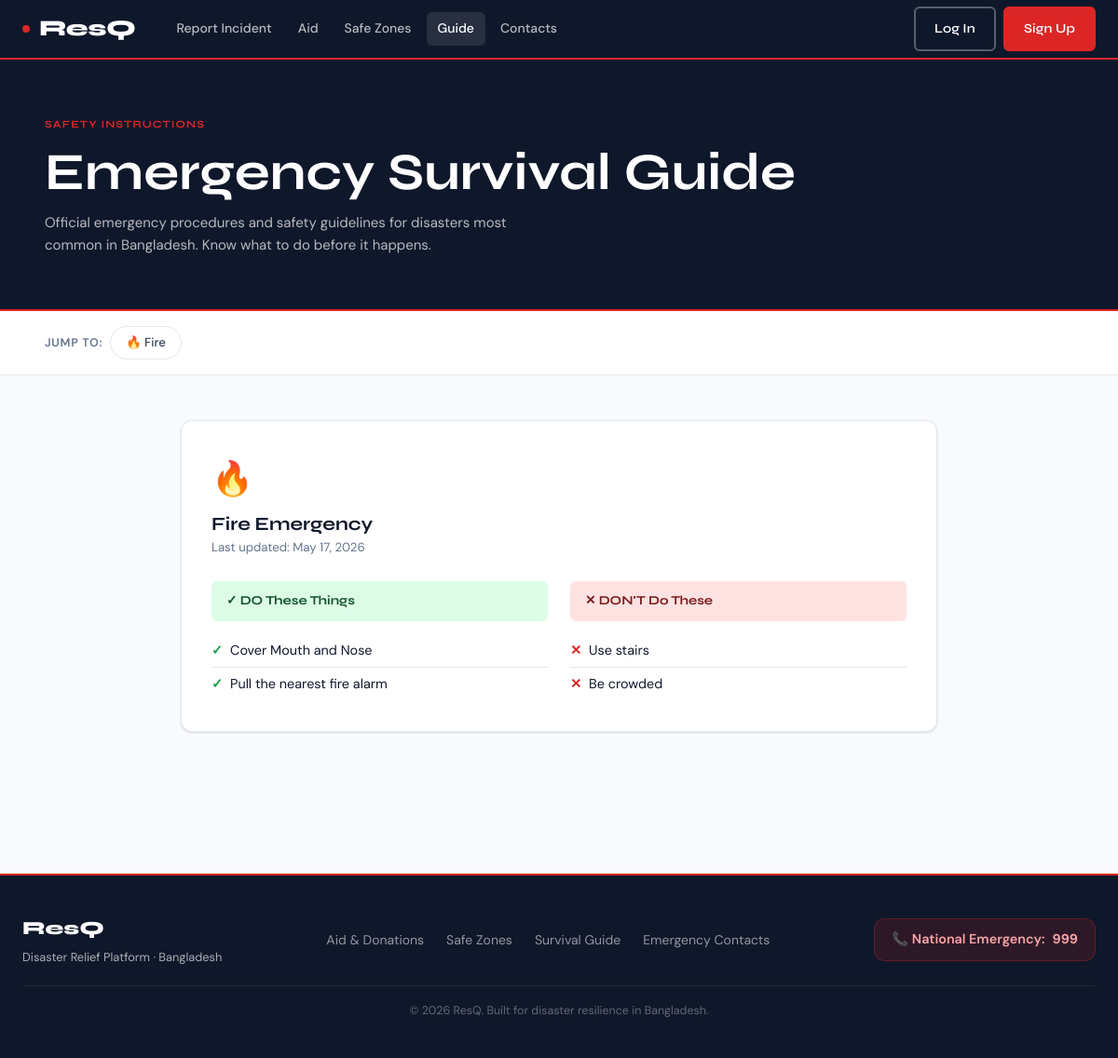
The page /guide/ on the database its author committed.
### guide/models.py (models this page shows, shortened)
class GuideSection(models.Model):
    EMERGENCY_TYPES = [
        ('fire', 'Fire'),
        ('flood', 'Flood'),
        ('earthquake', 'Earthquake'),
        ('medical', 'Medical'),
        ('structural', 'Structural Collapse'),
        ('other', 'Other'),
    ]
    emergency_type = models.CharField(
        max_length=20, choices=EMERGENCY_TYPES, unique=True
    )
    title = models.CharField(max_length=150)
    dos = models.TextField(help_text="One do per line")
    donts = models.TextField(help_text="One don't per line")
    extra_info = models.TextField(blank=True)
    last_updated_by = models.ForeignKey(
        User, null=True, blank=True,
        on_delete=models.SET_NULL,
        limit_choices_to={'role': 'authority'}
    )
    updated_at = models.DateTimeField(auto_now=True)
    def dos_list(self):
        return [line.strip() for line in self.dos.splitlines() if line.strip()]
    def donts_list(self):
        return [line.strip() for line in self.donts.splitlines() if line.strip()]

### guide/views.py (the view)
# urls.py: path('', views.guide_page, name='guide_page'),
def guide_page(request):
    sections = GuideSection.objects.all().order_by('emergency_type')
    return render(request, 'guide/guide.html', {'sections': sections})

### templates/guide/guide.html (shortened to what this page needs)
{% extends "base.html" %}
{% block content %}
<section style="background:var(--navy);padding:56px 24px;border-bottom:2px solid var(--red);">
  <div class="container">
    <div style="display:flex;align-items:center;justify-content:space-between;flex-wrap:wrap;gap:20px;">
      <div>
        <span class="section-label">Safety Instructions</span>
        <h1 style="color:white;margin-bottom:8px;">Emergency Survival Guide</h1>
        <p style="color:rgba(255,255,255,.7);max-width:500px;">
          Official emergency procedures and safety guidelines for disasters most common in Bangladesh. Know what to do before it happens.
        </p>
      </div>
    </div>
  </div>
</section>
{% if sections %}
<div style="background:white;border-bottom:1px solid var(--border);padding:16px 24px;position:sticky;top:var(--nav-h);z-index:50;">
  <div class="container" style="display:flex;align-items:center;gap:8px;flex-wrap:wrap;">
    <span style="font-size:.78rem;font-weight:600;color:var(--muted);text-transform:uppercase;letter-spacing:.06em;">Jump to:</span>
    {% for section in sections %}
    <a href="#{{ section.emergency_type }}" class="filter-btn" style="text-decoration:none;">
      {% if section.emergency_type == 'fire' %}🔥
      {% elif section.emergency_type == 'flood' %}🌊
      {% elif section.emergency_type == 'earthquake' %}🏚️
      {% elif section.emergency_type == 'medical' %}🏥
      {% elif section.emergency_type == 'structural' %}🏗️
      {% else %}⚡{% endif %}
      {{ section.emergency_type|title }}
    </a>
    {% endfor %}
  </div>
</div>
{% endif %}
<div style="padding:48px 24px;">
  <div class="container-md">
    {% if sections %}
    {% for section in sections %}
    <div class="guide-section" id="{{ section.emergency_type }}">
      <div class="guide-section__head">
        <div>
          <div style="font-size:2.25rem;margin-bottom:8px;">
            {% if section.emergency_type == 'fire' %}🔥
            {% elif section.emergency_type == 'flood' %}🌊
            {% elif section.emergency_type == 'earthquake' %}🏚️
            {% elif section.emergency_type == 'medical' %}🏥
            {% elif section.emergency_type == 'structural' %}🏗️
            {% else %}⚡{% endif %}
          </div>
          <h3>{{ section.title }}</h3>
          <small class="text-muted">Last updated: {{ section.updated_at|date:"F j, Y" }}</small>
        </div>
      </div>
      <div class="dos-donts">
        <div>
          <div style="background:var(--green-light);border-radius:var(--radius-sm);padding:10px 16px;margin-bottom:14px;font-family:var(--font-display);font-weight:700;font-size:.85rem;color:#14532d;display:flex;align-items:center;gap:8px;">
            ✓ DO These Things
          </div>
          <ul class="do-list" style="list-style:none;padding:0;">
            {% for item in section.dos_list %}
            <li>{{ item }}</li>
            {% empty %}
            <li style="color:var(--muted);font-style:italic;">No items listed.</li>
            {% endfor %}
          </ul>
        </div>
        <div>
          <div style="background:var(--red-light);border-radius:var(--radius-sm);padding:10px 16px;margin-bottom:14px;font-family:var(--font-display);font-weight:700;font-size:.85rem;color:#7f1d1d;display:flex;align-items:center;gap:8px;">
            ✕ DON'T Do These
          </div>
          <ul class="dont-list" style="list-style:none;padding:0;">
            {% for item in section.donts_list %}
            <li>{{ item }}</li>
            {% empty %}
            <li style="color:var(--muted);font-style:italic;">No items listed.</li>
            {% endfor %}
          </ul>
        </div>
      </div>
    </div>
    {% endfor %}
    {% else %}
    <div class="empty-state">
      <div class="empty-icon">📖</div>
      <h3>No guide sections yet</h3>
      <p>{% if user.is_authenticated and user.role == 'authority' %}Add the first guide section using the button above.{% else %}Emergency guide content will appear here once added by authorities.{% endif %}</p>
    </div>
    {% endif %}
  </div>
</div>
{% endblock %}

### static/css/style.css (style rules this page uses)
:root { --red: #dc2626; --red-dark: #991b1b; --red-light: #fee2e2; --amber: #d97706; --amber-light:#fef3c7; --green: #16a34a; --green-light:#dcfce7; --blue: #2563eb; --blue-light: #dbeafe; --navy: #0f172a; --navy-mid: #1e293b; --slate: #334155; --muted: #64748b; --border: #e2e8f0; --surface: #f8fafc; --white: #ffffff; --font-display: 'Syne', sans-serif; --font-body: 'DM Sans', sans-serif; --radius-sm: 6px; --radius: 12px; --radius-lg: 20px; --shadow-sm: 0 1px 3px rgba(0,0,0,.08), 0 1px 2px rgba(0,0,0,.06); --shadow: 0 4px 16px rgba(0,0,0,.10), 0 2px 6px rgba(0,0,0,.06); --shadow-lg: 0 20px 48px rgba(0,0,0,.14), 0 8px 20px rgba(0,0,0,.08); --nav-h: 64px; }
*, *::before, *::after { box-sizing: border-box; margin: 0; padding: 0; }
html { scroll-behavior: smooth; }
body { font-family: var(--font-body); font-size: 15px; line-height: 1.65; color: var(--navy); background: var(--surface); -webkit-font-smoothing: antialiased; }
a { color: inherit; text-decoration: none; }
h1, h2, h3, h4, h5, h6 { font-family: var(--font-display); font-weight: 700; line-height: 1.2; color: var(--navy); }
h1 { font-size: clamp(2rem, 5vw, 3.5rem); }
h3 { font-size: 1.35rem; }
p { color: var(--slate); }
small { font-size: .825rem; color: var(--muted); }
.container { max-width: 1200px; margin: 0 auto; padding: 0 24px; }
.container-md { max-width: 860px; margin: 0 auto; padding: 0 24px; }
.text-muted { color: var(--muted); }
.section-label { display: inline-block; font-size: .7rem; font-weight: 700; text-transform: uppercase; letter-spacing: .1em; color: var(--red); margin-bottom: 8px; font-family: var(--font-display); }
.filter-btn { padding: 6px 16px; border-radius: 999px; border: 1.5px solid var(--border); background: white; font-size: .825rem; font-weight: 500; color: var(--slate); cursor: pointer; transition: all .2s; font-family: var(--font-body); }
.guide-section { background: white; border-radius: var(--radius); border: 1px solid var(--border); padding: 32px; margin-bottom: 24px; box-shadow: var(--shadow-sm); }
.guide-section__head { display: flex; align-items: flex-start; justify-content: space-between; gap: 16px; margin-bottom: 24px; }
.guide-section h3 { font-size: 1.25rem; }
.dos-donts { display: grid; grid-template-columns: 1fr 1fr; gap: 24px; }
.do-list li, .dont-list li { display: flex; align-items: flex-start; gap: 8px; padding: 6px 0; font-size: .9rem; border-bottom: 1px solid var(--border); }
.do-list li:last-child, .dont-list li:last-child { border-bottom: none; }
.do-list li::before { content: '✓'; color: var(--green); font-weight: 700; flex-shrink: 0; }
.dont-list li::before { content: '✕'; color: var(--red); font-weight: 700; flex-shrink: 0; }

### rows shown on the page
GuideSection: emergency_type "Fire", title "Fire Emergency", updated_at "May 17, 2026", dos_list "Cover Mouth and Nose" "Pull the nearest fire alarm", donts_list "Use stairs" "Be crowded"
